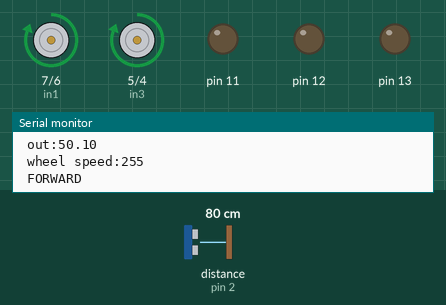
A sketch run on a simulated Arduino Uno, built with avr-gcc and run on an emulated ATmega328P. On the bench: motor-driver pin pairs drawn as motors (green arrow = first pin HIGH = forward, orange = second pin HIGH = backward, longer = more drive, scaled by the enable pin), output pins drawn as LEDs (lit = HIGH), the last lines printed to the serial monitor. Wiring (inferred from the names in the program): ultrasonic range finder: trigger pin 3; echo pin 2. The inputs (shaded band) are chosen by the test bench; at power-on: distance to the obstacle (sensor on pin 2) 80 cm. The echo pulse lasts 58.3 µs per cm; pins used as bus, display or sensor lines are not drawn.

Above: at 1.8 s.
1.9 s: distance to the obstacle (sensor on pin 2) set to 67 cm
At 2.6 s:
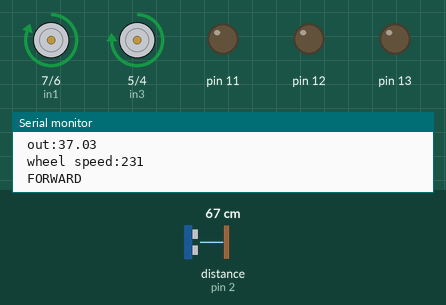
4.5 s: distance to the obstacle (sensor on pin 2) set to 2 cm
At 5.3 s:
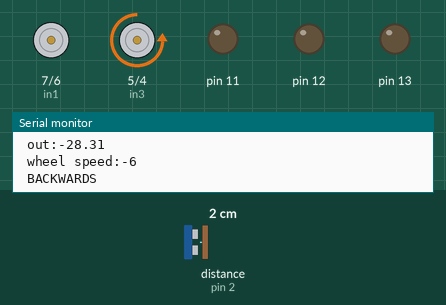
8.6 s: distance to the obstacle (sensor on pin 2) set to 7 cm
At 12.3 s:
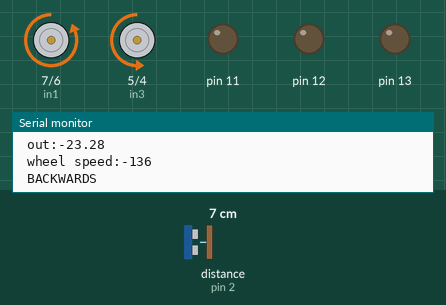
12.7 s: distance to the obstacle (sensor on pin 2) set to 10 cm
16.8 s: distance to the obstacle (sensor on pin 2) set to 60 cm
At 17.8 s:
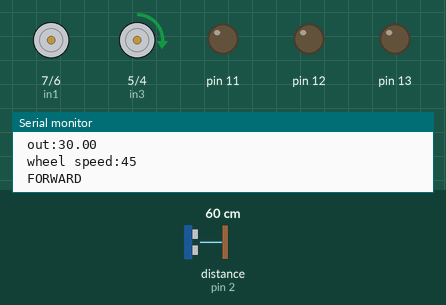
20.9 s: distance to the obstacle (sensor on pin 2) set to 4 cm
At 24.8 s:
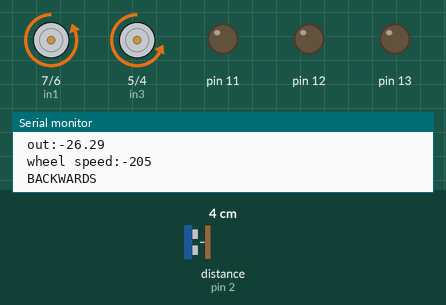
Timing chart, 0 to 27.5 s (numbered marks = the images above; inputs shaded):
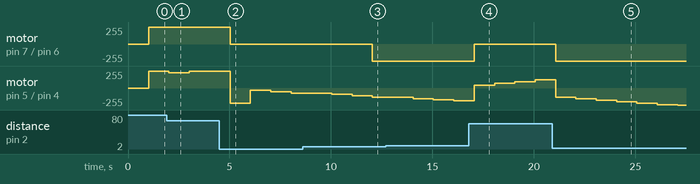

The sketch:

ObjectAvoidanceRobot.ino.ino
```cpp
int greenLeft = 13;
int redLeft = 12;
int greenRight = 11;
int redRight = 10;

int in1=7;    // IN1 (yellow) --> Arduino D7
int in2=6;    // IN2 (orange) --> Arduino D6
int in3=5;    // IN3 (red)    --> Arduino D5
int in4=4;    // IN4 (brown)  --> Arduino D4

int rx = 2;  // Define the ultrasound signal receiving a Pin
int tx = 3;  //Define the ultrasound signal emission Pin

int enA = 8;   //purple
int enB = 10;

int wheelspeed = 0;
int setpoint = 30;   //[cm]
float oldTime = 0;
float newTime = 0;
float timeInterval = 0;
float error = 0;
float derror =0;
float accerror= 0;
float olderror = 0;
int kp = 5;
int ki = 1;
int kd = 0;

void setup() {

  Serial.begin(9600);     // Initialize
  pinMode(in1, OUTPUT);
  pinMode(in2, OUTPUT);
  pinMode(in3, OUTPUT);
  pinMode(in4, OUTPUT);
  pinMode(enA, OUTPUT);
  pinMode(enB, OUTPUT);

  pinMode(rx, INPUT);    // Define the ultrasound enter pin
  pinMode(tx, OUTPUT);  // Define the ultrasound output pin

  pinMode(10, OUTPUT);  //LED
  pinMode(11, OUTPUT);
  pinMode(12, OUTPUT);
  pinMode(13, OUTPUT);
}

float getDistance(){
  digitalWrite(tx, LOW);   // For low voltage 2 us ultrasonic launch
  delayMicroseconds(2);
  digitalWrite(tx, HIGH);  // Let ultrasonic launch 10 us high voltage, there is at least 10 us
  delayMicroseconds(10);
  digitalWrite(tx, LOW);    // Maintaining low voltage ultrasonic launch
  float distance = pulseIn(rx, HIGH);  // Read the time difference
  distance= distance/5.8/10;     //Will be time to distance distance (unit: cm)
  //Serial.print("\n Distance:");   //The output distance (unit: cm)
  //Serial.print(distance);         //According to the distance
  return distance;
}

int pid(){
  newTime = millis()/1000;
  error = -setpoint + getDistance();
  timeInterval = newTime - oldTime;
  accerror+= error*timeInterval;
  derror = (error - olderror)/timeInterval;
  int out = error*kp  + (ki*accerror) + (kd*derror);
  Serial.print("\n out:");   //The output distance (unit: cm)
  Serial.print(error);         //According to the distance
  if(out > 300){
    out = 300;}
  wheelspeed = map(out,0,300,0,255);
  Serial.print("\n wheel speed:");   //The output distance (unit: cm)
  Serial.print(wheelspeed);         //According to the distance
  olderror = error;
  oldTime = newTime;
  return int(wheelspeed);
}


void speedControl(int sped) {
  analogWrite(enA,abs(sped));
  analogWrite(enB,abs(sped));
  if(sped<0){
    digitalWrite(in1, LOW);
    digitalWrite(in2, HIGH);
    digitalWrite(in3, LOW);
    digitalWrite(in4, HIGH);
    Serial.print("\n BACKWARDS");
  }
  else{
    digitalWrite(in1, HIGH);
    digitalWrite(in2, LOW);
    digitalWrite(in3, HIGH);
    digitalWrite(in4, LOW);
    Serial.print("\n FORWARD");
  }
}

void loop() {
  // put your main code here, to run repeatedly:
  speedControl(pid());
  delay(1000);
}
```

Measured:
- after the input at 1.9 s, motor on pin 5 (in3) / pin 4 (in4): forward 255/255 → forward 231/255 after 0.12 s, → forward 255/255 1.0 s later
- after the input at 4.5 s, motor on pin 7 (in1) / pin 6 (in2): forward 255/255 → stopped after 0.53 s; motor on pin 5 (in3) / pin 4 (in4): forward 255/255 → backward 231/255 after 0.53 s, → backward 30/255 1.0 s later, → backward 54/255 1.0 s later, → backward 79/255 1.0 s later
- after the input at 8.6 s, motor on pin 7 (in1) / pin 6 (in2): stopped → backward 255/255 after 3.4 s instead of 2.4 s
- after the input at 16.8 s, motor on pin 7 (in1) / pin 6 (in2): backward 255/255 → stopped after 0.26 s
- after the input at 20.9 s, motor on pin 7 (in1) / pin 6 (in2): stopped → backward 255/255 after 0.17 s
